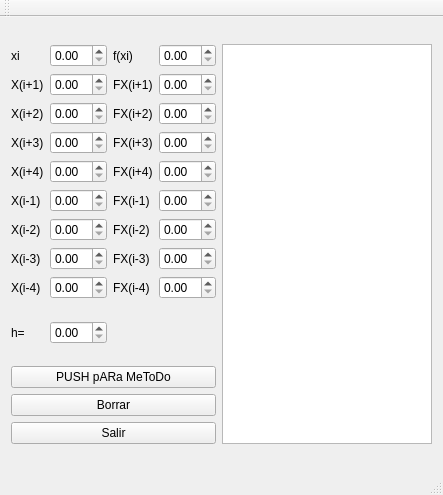
<?xml version="1.0" encoding="UTF-8"?>
<ui version="4.0">
 <class>diferenciacion</class>
 <widget class="QMainWindow" name="diferenciacion">
  <property name="geometry">
   <rect>
    <x>0</x>
    <y>0</y>
    <width>443</width>
    <height>495</height>
   </rect>
  </property>
  <property name="windowTitle">
   <string>diferenciacion</string>
  </property>
  <widget class="QWidget" name="centralWidget">
   <layout class="QGridLayout" name="gridLayout_2">
    <item row="0" column="0">
     <layout class="QHBoxLayout" name="horizontalLayout">
      <item>
       <layout class="QVBoxLayout" name="verticalLayout_4">
        <item>
         <widget class="QLabel" name="label_2">
          <property name="text">
           <string>xi</string>
          </property>
         </widget>
        </item>
        <item>
         <widget class="QLabel" name="label_3">
          <property name="text">
           <string>X(i+1)</string>
          </property>
         </widget>
        </item>
        <item>
         <widget class="QLabel" name="label_4">
          <property name="text">
           <string>X(i+2)</string>
          </property>
         </widget>
        </item>
        <item>
         <widget class="QLabel" name="label_5">
          <property name="text">
           <string>X(i+3)</string>
          </property>
         </widget>
        </item>
        <item>
         <widget class="QLabel" name="label_6">
          <property name="text">
           <string>X(i+4)</string>
          </property>
         </widget>
        </item>
        <item>
         <widget class="QLabel" name="label_7">
          <property name="text">
           <string>X(i-1)</string>
          </property>
         </widget>
        </item>
        <item>
         <widget class="QLabel" name="label_8">
          <property name="text">
           <string>X(i-2)</string>
          </property>
         </widget>
        </item>
        <item>
         <widget class="QLabel" name="label_9">
          <property name="text">
           <string>X(i-3)</string>
          </property>
         </widget>
        </item>
        <item>
         <widget class="QLabel" name="label_10">
          <property name="text">
           <string>X(i-4)</string>
          </property>
         </widget>
        </item>
       </layout>
      </item>
      <item>
       <layout class="QVBoxLayout" name="verticalLayout_3">
        <item>
         <widget class="QDoubleSpinBox" name="doubleSpinBox"/>
        </item>
        <item>
         <widget class="QDoubleSpinBox" name="doubleSpinBox_3"/>
        </item>
        <item>
         <widget class="QDoubleSpinBox" name="doubleSpinBox_5"/>
        </item>
        <item>
         <widget class="QDoubleSpinBox" name="doubleSpinBox_14"/>
        </item>
        <item>
         <widget class="QDoubleSpinBox" name="doubleSpinBox_16"/>
        </item>
        <item>
         <widget class="QDoubleSpinBox" name="doubleSpinBox_7"/>
        </item>
        <item>
         <widget class="QDoubleSpinBox" name="doubleSpinBox_9"/>
        </item>
        <item>
         <widget class="QDoubleSpinBox" name="doubleSpinBox_12"/>
        </item>
        <item>
         <widget class="QDoubleSpinBox" name="doubleSpinBox_18"/>
        </item>
       </layout>
      </item>
     </layout>
    </item>
    <item row="0" column="1">
     <layout class="QGridLayout" name="gridLayout">
      <item row="0" column="0">
       <layout class="QVBoxLayout" name="verticalLayout_5">
        <item>
         <widget class="QLabel" name="label_11">
          <property name="text">
           <string>f(xi)</string>
          </property>
         </widget>
        </item>
        <item>
         <widget class="QLabel" name="label_12">
          <property name="text">
           <string>FX(i+1)</string>
          </property>
         </widget>
        </item>
        <item>
         <widget class="QLabel" name="label_13">
          <property name="text">
           <string>FX(i+2)</string>
          </property>
         </widget>
        </item>
        <item>
         <widget class="QLabel" name="label_14">
          <property name="text">
           <string>FX(i+3)</string>
          </property>
         </widget>
        </item>
        <item>
         <widget class="QLabel" name="label_15">
          <property name="text">
           <string>FX(i+4)</string>
          </property>
         </widget>
        </item>
        <item>
         <widget class="QLabel" name="label_16">
          <property name="text">
           <string>FX(i-1)</string>
          </property>
         </widget>
        </item>
        <item>
         <widget class="QLabel" name="label_17">
          <property name="text">
           <string>FX(i-2)</string>
          </property>
         </widget>
        </item>
        <item>
         <widget class="QLabel" name="label_18">
          <property name="text">
           <string>FX(i-3)</string>
          </property>
         </widget>
        </item>
        <item>
         <widget class="QLabel" name="label_19">
          <property name="text">
           <string>FX(i-4)</string>
          </property>
         </widget>
        </item>
       </layout>
      </item>
      <item row="0" column="1">
       <layout class="QVBoxLayout" name="verticalLayout_2">
        <item>
         <widget class="QDoubleSpinBox" name="doubleSpinBox_6"/>
        </item>
        <item>
         <widget class="QDoubleSpinBox" name="doubleSpinBox_2"/>
        </item>
        <item>
         <widget class="QDoubleSpinBox" name="doubleSpinBox_4"/>
        </item>
        <item>
         <widget class="QDoubleSpinBox" name="doubleSpinBox_15"/>
        </item>
        <item>
         <widget class="QDoubleSpinBox" name="doubleSpinBox_17"/>
        </item>
        <item>
         <widget class="QDoubleSpinBox" name="doubleSpinBox_8"/>
        </item>
        <item>
         <widget class="QDoubleSpinBox" name="doubleSpinBox_10"/>
        </item>
        <item>
         <widget class="QDoubleSpinBox" name="doubleSpinBox_13"/>
        </item>
        <item>
         <widget class="QDoubleSpinBox" name="doubleSpinBox_19"/>
        </item>
       </layout>
      </item>
     </layout>
    </item>
    <item row="0" column="2" rowspan="3">
     <widget class="QTextBrowser" name="textBrowser"/>
    </item>
    <item row="1" column="0">
     <layout class="QHBoxLayout" name="horizontalLayout_3">
      <item>
       <widget class="QLabel" name="label">
        <property name="text">
         <string>h=</string>
        </property>
       </widget>
      </item>
      <item>
       <widget class="QDoubleSpinBox" name="doubleSpinBox_11"/>
      </item>
     </layout>
    </item>
    <item row="2" column="0" colspan="2">
     <layout class="QVBoxLayout" name="verticalLayout">
      <item>
       <widget class="QPushButton" name="pushButton_3">
        <property name="text">
         <string>PUSH pARa MeToDo</string>
        </property>
       </widget>
      </item>
      <item>
       <widget class="QPushButton" name="pushButton_2">
        <property name="text">
         <string>Borrar</string>
        </property>
       </widget>
      </item>
      <item>
       <widget class="QPushButton" name="pushButton">
        <property name="text">
         <string>Salir</string>
        </property>
       </widget>
      </item>
     </layout>
    </item>
   </layout>
  </widget>
  <widget class="QToolBar" name="mainToolBar">
   <attribute name="toolBarArea">
    <enum>TopToolBarArea</enum>
   </attribute>
   <attribute name="toolBarBreak">
    <bool>false</bool>
   </attribute>
  </widget>
  <widget class="QStatusBar" name="statusBar"/>
 </widget>
 <layoutdefault spacing="6" margin="11"/>
 <resources/>
 <connections/>
</ui>
